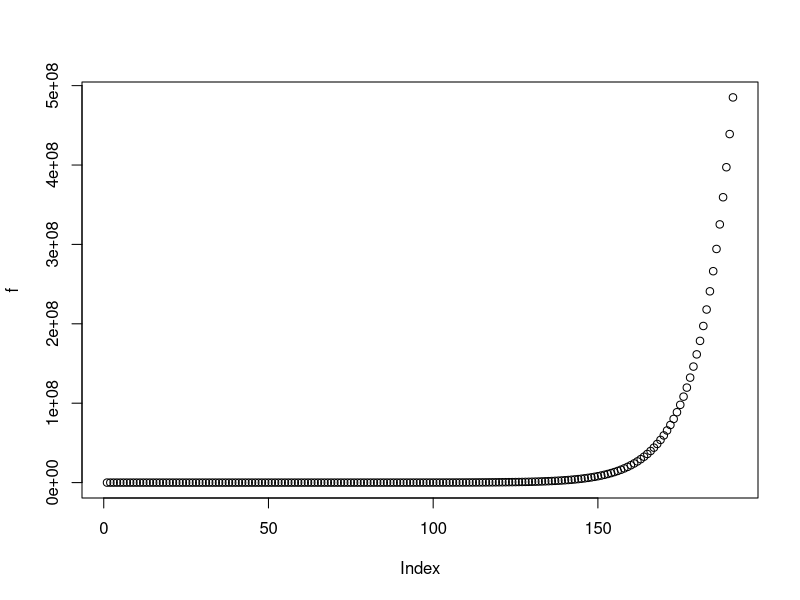
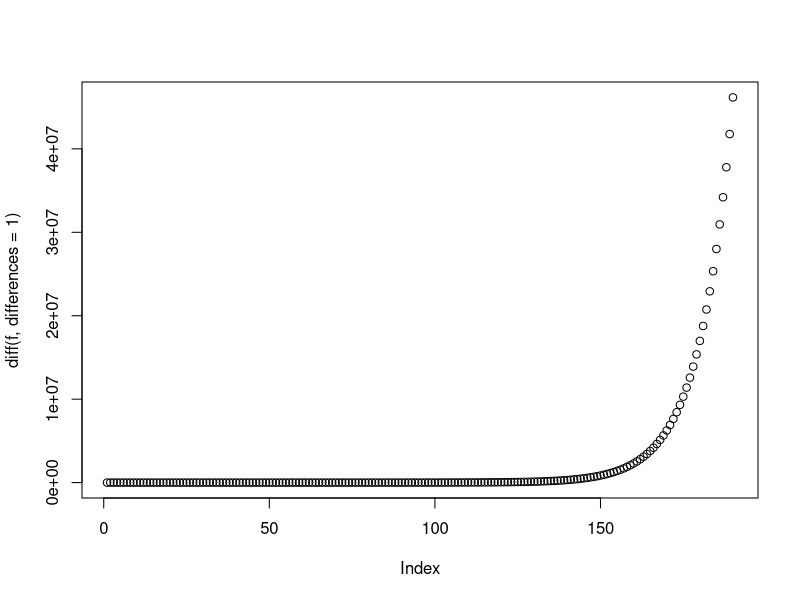
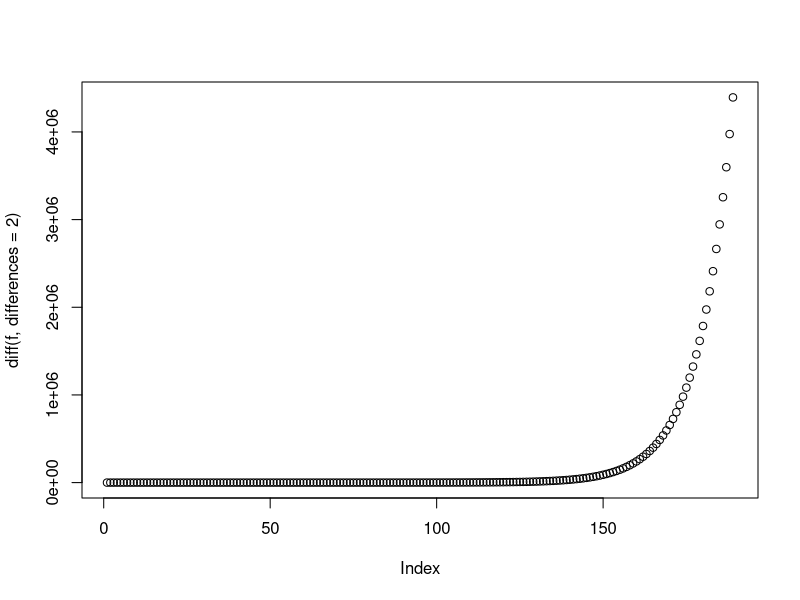
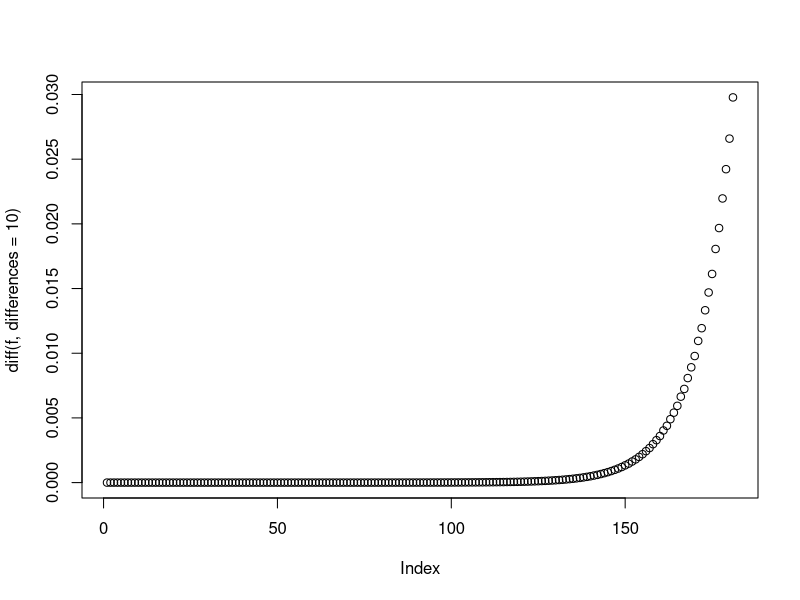
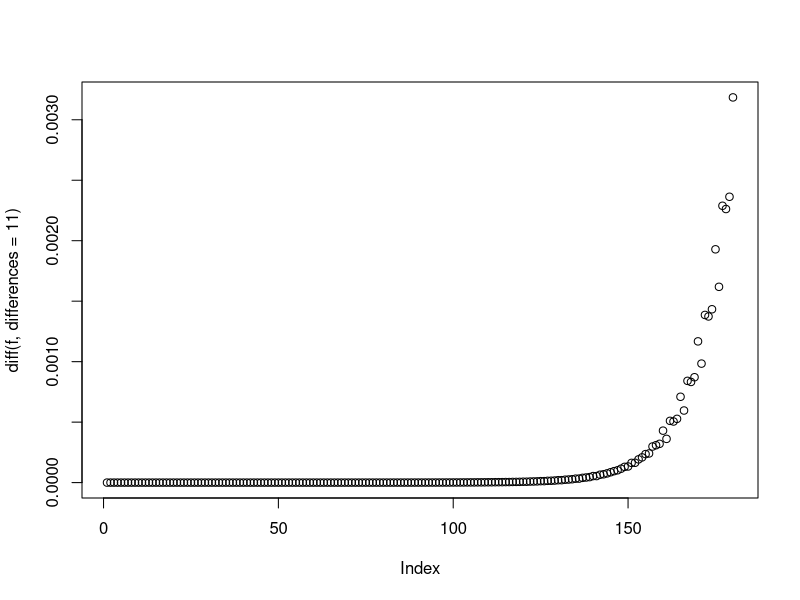
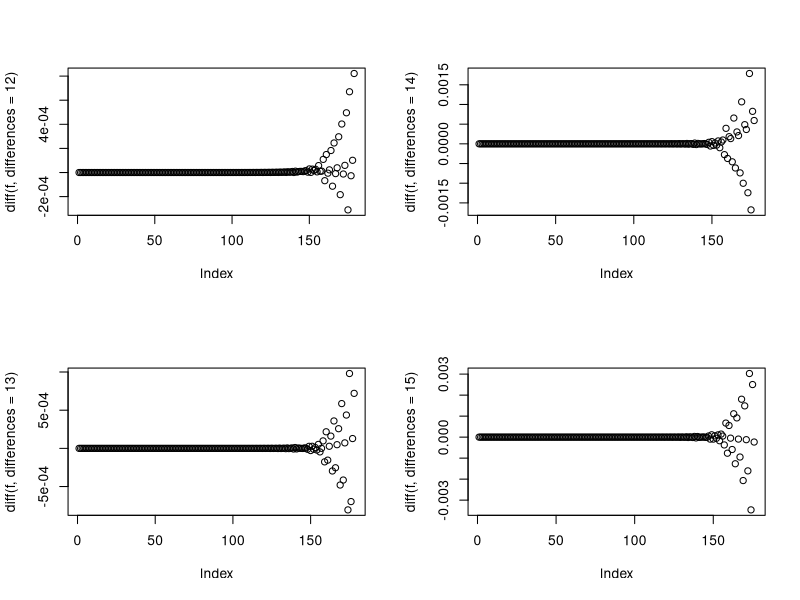
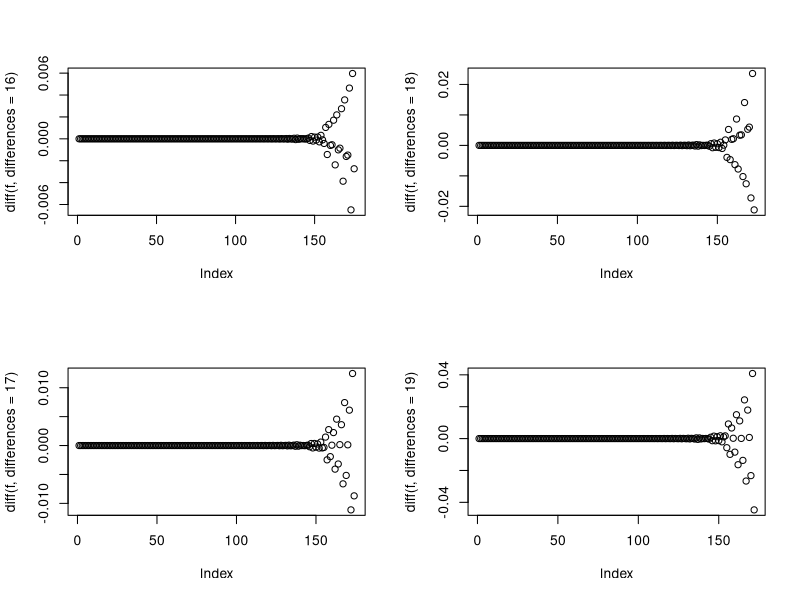

Recreate these plots in R, in order.
#supongamos que tenemos una secuencia como sigue

a=seq(1,20,0.1)
#luego tenemos que f(x)=e^(x) esta dado por
f=exp(a)
plot(f)
#en teoria a derivada de f debe ser f misma, pero que pasa con la diferencia?
plot(diff(f,differences = 1))
#parece tener un coportamiento exponencial casi similar a la original
#y si volvemos a diferenciar?
plot(diff(f,differences = 2))

#la duda es cuantas diferencias seriannecesarias para peder esa caracteristica exponencial?
#Respuesta, para este caso 10-11
plot(diff(f,differences = 10))
plot(diff(f,differences = 11))

#y que hay despues de la onceava diferenciacion
layout(matrix(1:4,2))
plot(diff(f,differences = 12))
plot(diff(f,differences = 13))
plot(diff(f,differences = 14))
plot(diff(f,differences = 15))
#otras 4
layout(matrix(1:4,2))
plot(diff(f,differences = 16))
plot(diff(f,differences = 17))
plot(diff(f,differences = 18))
plot(diff(f,differences = 19))

#interesante el saber porque esto pasa
#mas interesante ver que pasa cuando aumentamos la finura de la curva, haciendo más densa la recta

#spoiler, la diferenciacion 5 da los resultados que la 12 en adelante





